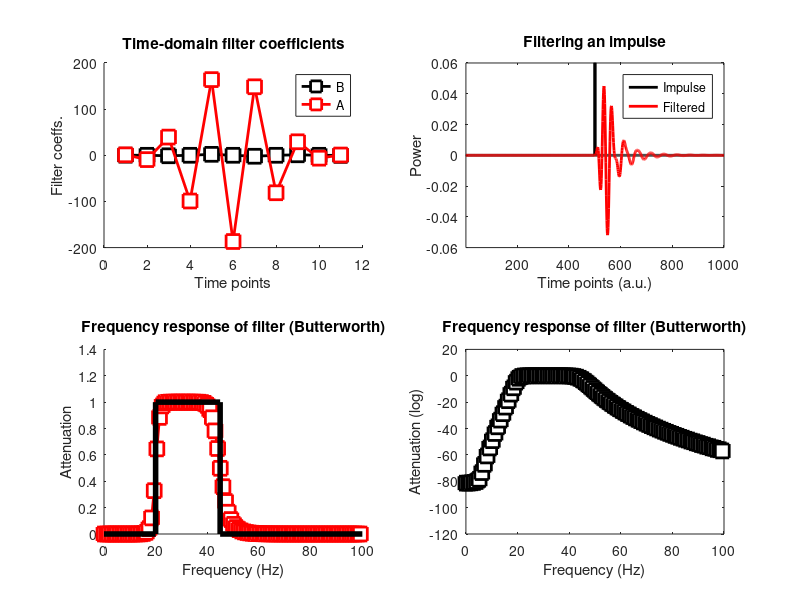

MATLAB code for this plot:
%% IIR Butterworth Filter design
%only need to specify 2 points, the upper and lower bounds of passband
%%
srate = 1024;
nyquist = srate/2;

freqR = [20 45]; %passband range

% create a 5th ordert butterworth filter
[fkernB,fkernA] = butter(5,freqR/nyquist); %filter coeffs, [numera.,denomin.]
%
% IRR fiters create/set a new data point -- each new time point in the
% filtered signal is not onl a weighted sum of previous values of the
% original signal but also weight values of the of the filtered signal
% itself. i.e.e we need two sets of weights: B - filtered wighted values, 
%A - previous weighted values
%

%compute the power spectrum of filter coefficients
filtPow = abs(fft(fkernB)).^2;
hz = linspace(0,nyquist,floor(length(fkernB)/2)+1);
%
%filtPow = abs(fft(fkernB)).^2;
%hz = linspace(0,srate/2,floor(length(fkernB)/2)+1);
%

figure(1), clf
subplot(221), hold on
plot(fkernB*1e5,'ks-','linew',2,'markersize',10,'markerfacecolor','w')
plot(fkernA,'rs-','linew',2,'markersize',10,'markerfacecolor','w')
xlabel('Time points'), ylabel('Filter coeffs.')
title('Time-domain filter coefficients')
legend({'B';'A'})

subplot(222)
stem(hz,filtPow(1:length(hz)),'blue-','linew',2,'markersize',10,'markerfacecolor','w')
xlabel('Frequency (Hz)'), ylabel('Power')
title('Power spectrum of filter coeffs.')

%POINT: examing the power spectrum of a kernel who only has a handfull of 
%   filter coeef's is NOT the proper way to evaulate an IIR filter kernel
%   This would normally be the best way to evalute and FIR filter kernel.
% FIR filter evals procedure: get the coeffs using a function(firl,fir1 etc.)
% then examine the power spectrum of the time domain filt kernel (coeff's). 
%% Correct way to evaluate an IIR filter - FILTER an IMPULSE 

% generatre impulse response - all zeros and 1 in the middle
impRes = [zeros(1,500) 1 zeros(1,500)];

%Apply the Filter
Fimp = filter(fkernB,fkernA,impRes); % in the time domain

%compute the power spectrum
impPow = abs(fft(Fimp)).^2; % in the freq domain
hz = linspace(0,nyquist,floor(length(impRes)/2)+1);

% Plots
subplot(222), cla, hold on
plot(impRes,'k','linew',2)
plot(Fimp,'r','linew',2)
set(gca,'xlim',[1 length(impRes)],'ylim',[-1 1]*.06)
legend({'Impulse';'Filtered'})
xlabel('Time points (a.u.)')
title('Filtering an impulse')


subplot(223), hold on
plot(hz,impPow(1:length(hz)),'rs-','linew',2,'markerfacecolor','w','markersize',10)
plot([0 freqR(1) freqR freqR(2) nyquist],[0 0 1 1 0 0],'k','linew',4)
set(gca,'xlim',[0 100])
xlabel('Frequency (Hz)'), ylabel('Attenuation')
title('Frequency response of filter (Butterworth)')


subplot(224)
plot(hz,10*log10(impPow(1:length(hz))),'ks-','linew',2,'markerfacecolor','w','markersize',10)
set(gca,'xlim',[0 100])
xlabel('Frequency (Hz)'), ylabel('Attenuation (log)')
title('Frequency response of filter (Butterworth)')

% Pros & Cons: IIR will never be better, only as good as FIR
%    IIR are much faster to impliment -- online work.
%    Use FIR with more time or computational power
